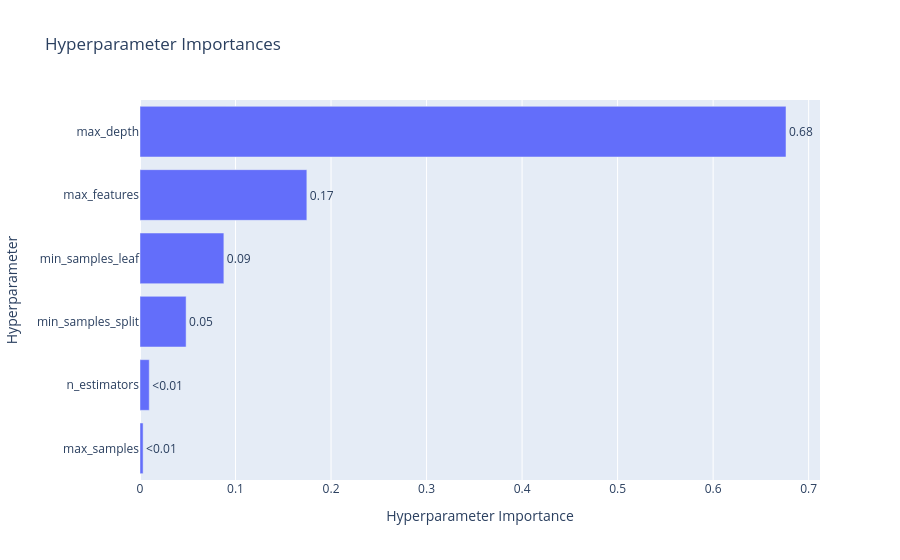

Notebook source saved alongside this figure:
### Code cell
# hyperparameter importance plot
optuna.visualization.plot_param_importances(study)

### Figure 1 — Plotly figure (JSON) as saved in the notebook; plotly's stock layout.template omitted (floating-point values rounded to 4 significant figures)
{"data": [{"cliponaxis": false, "hovertemplate": ["max_samples (FloatDistribution): 0.003259232995628893<extra></extra>", "n_estimators (IntDistribution): 0.009697283222748446<extra></extra>", "min_samples_split (IntDistribution): 0.04827036537082835<extra></extra>", "min_samples_leaf (IntDistribution): 0.08779983789755334<extra></extra>", "max_features (CategoricalDistribution): 0.1746755202992414<extra></extra>", "max_depth (IntDistribution): 0.6762977602139995<extra></extra>"], "name": "Objective Value", "orientation": "h", "text": ["<0.01", "<0.01", "0.05", "0.09", "0.17", "0.68"], "textposition": "outside", "type": "bar", "x": [0.003259, 0.009697, 0.04827, 0.0878, 0.1747, 0.6763], "y": ["max_samples", "n_estimators", "min_samples_split", "min_samples_leaf", "max_features", "max_depth"]}], "layout": {"title": {"text": "Hyperparameter Importances"}, "xaxis": {"title": {"text": "Hyperparameter Importance"}}, "yaxis": {"title": {"text": "Hyperparameter"}}}}
